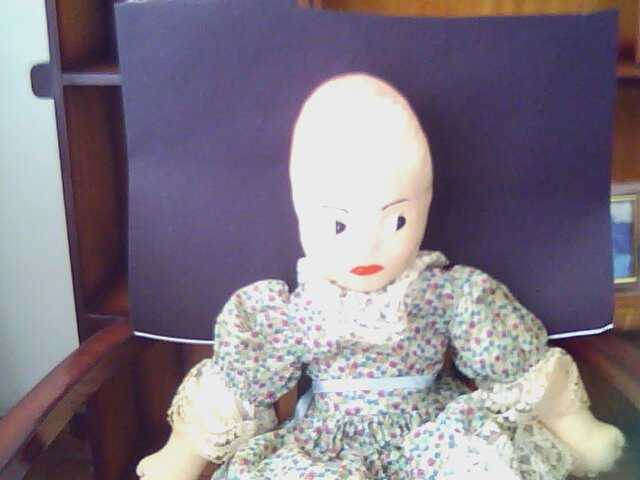
#> input picture src/utils/depth-map-glasses/1.jpg, 640 x 480 px
$ python calc.py
#> lines starting #> are read from the running program, lines starting #| are printed output that depends on the picture
import numpy as np
import cv2
from matplotlib import pyplot as plt

imgL = cv2.imread('1.jpg', 0)
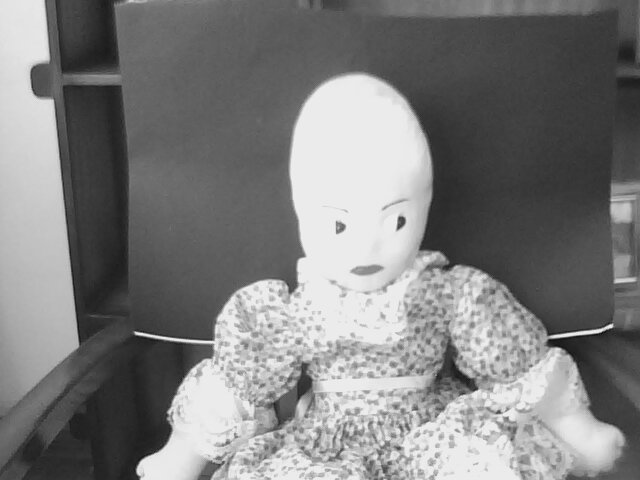
#> imgL: shape (480, 640); min 11, max 247, mean 126.4
imgR = cv2.imread('2.jpg', 0)
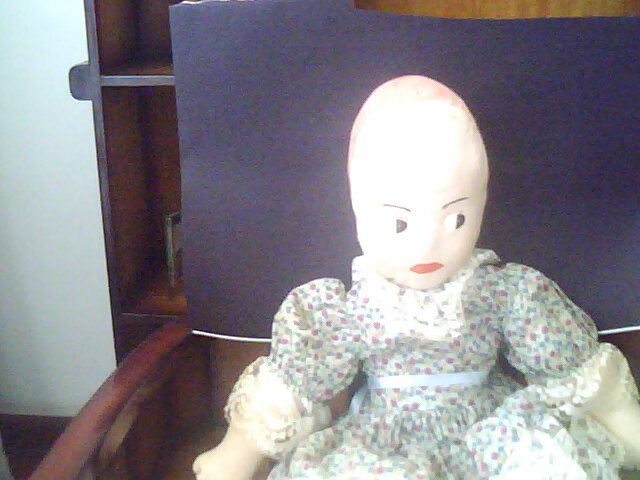
#> input picture src/utils/depth-map-glasses/2.jpg, 640 x 480 px
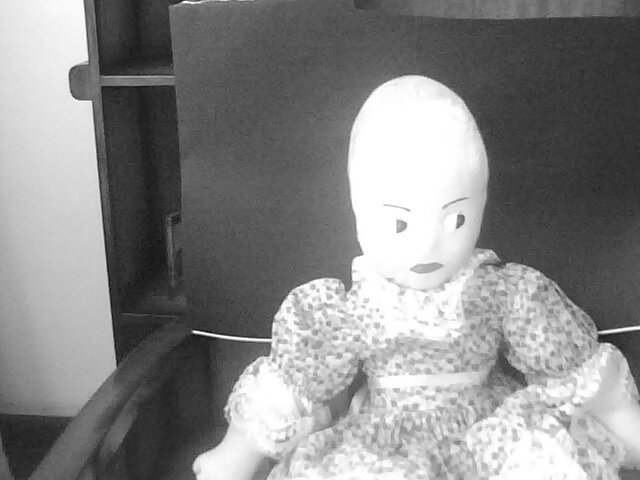
#> imgR: shape (480, 640); min 7, max 255, mean 136.1

# stereo = cv2.createStereoBM(numDisparities=16, blockSize=15)
#> (the run stopped early here; a loop or call above may not have finished)
